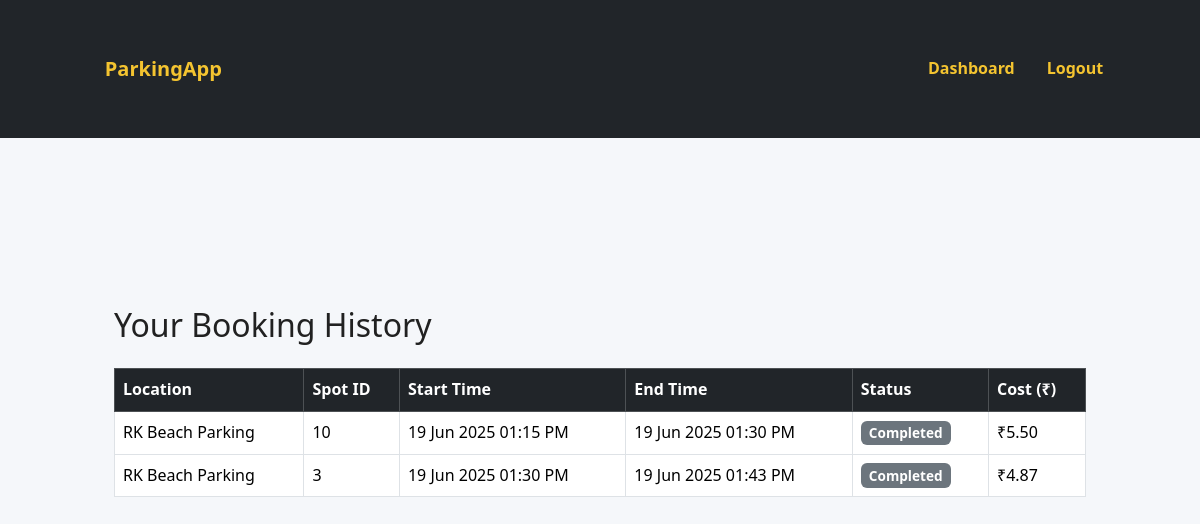
The page /user/booking_history (signed in) on the database as committed earlier.
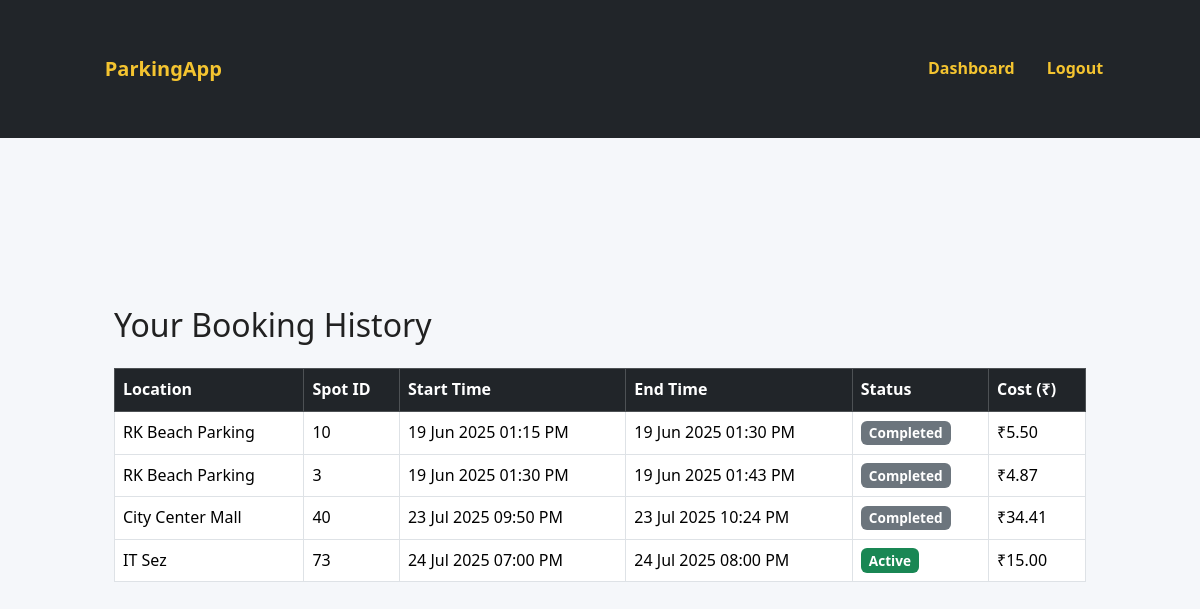
The same page on the database as committed later.
### models.py (models this page shows)
class Reservation(db.Model):
    __tablename__ = 'reservations'
    id = db.Column(db.Integer, primary_key=True)
    spot_id = db.Column(db.Integer, db.ForeignKey('parking_spots.id'), nullable=False)
    user_id = db.Column(db.Integer, db.ForeignKey('users.id'), nullable=False)
    parking_time = db.Column(db.DateTime, default=datetime.utcnow)
    leaving_time = db.Column(db.DateTime, nullable=True)
    cost = db.Column(db.Float, default=0.0)
    status = db.Column(db.String(20), default='Active')  # Active or Completed

class ParkingLot(db.Model):
    __tablename__ = 'parking_lots'
    id = db.Column(db.Integer, primary_key=True)
    location_name = db.Column(db.String(120), nullable=False)
    address = db.Column(db.Text, nullable=False)
    pin_code = db.Column(db.String(6), nullable=False)
    price_per_hour = db.Column(db.Float, nullable=False)
    max_spots = db.Column(db.Integer, nullable=False)
    status = db.Column(db.String(20), default='Active')  # Active or Inactive
    created_at = db.Column(db.DateTime, default=datetime.utcnow)
    spots = db.relationship('ParkingSpot',backref='lot',lazy=True,cascade='all, delete',passive_deletes=True)

### app.py (the view)
@app.route('/user/booking_history')
@login_required
def booking_history():
    if current_user.role != 'user':
        return "Unauthorized", 403
    user_id = int(current_user.get_id().split(':')[1])
    reservations = Reservation.query.filter_by(user_id=user_id).all()
    return render_template('booking_history.html', reservations=reservations)

### app.py (called while the page is built)
@login_manager.user_loader
def load_user(user_id):
    role, actual_id = user_id.split(':')
    if role == 'admin':
        admin = db.session.get(Admin, int(actual_id))
        if admin:
            return UnifiedUser(f"{admin.id}", 'admin')
    else:
        user = db.session.get(User, int(actual_id))
        if user:
            return UnifiedUser(f"{user.id}", 'user')
    return None

    def get_id(self):
        return f"{self.role}:{self.id}"  # Ensures it's stored as 'role:id'

### templates/booking_history.html
{% extends "base.html" %}
{% block content %}
<div class="container mt-4">
  <h2 class="mb-4">Your Booking History</h2>
  {% if reservations %}
    <table class="table table-bordered">
      <thead class="table-dark">
        <tr>
          <th>Location</th>
          <th>Spot ID</th>
          <th>Start Time</th>
          <th>End Time</th>
          <th>Status</th>
          <th>Cost (₹)</th>
        </tr>
      </thead>
      <tbody>
        {% for booking in reservations %}
        <tr>
          <td>{{ booking.spot.lot.location_name }}</td>
          <td>{{ booking.spot_id }}</td>
          <td>{{ booking.parking_time.strftime('%d %b %Y %I:%M %p') }}</td>
          <td>
            {% if booking.leaving_time %}
              {{ booking.leaving_time.strftime('%d %b %Y %I:%M %p') }}
            {% else %}
              <span class="text-warning">Still Active</span>
            {% endif %}
          </td>
          <td>
            {% if booking.status == 'Completed' %}
              <span class="badge bg-secondary">Completed</span>
            {% else %}
              <span class="badge bg-success">Active</span>
            {% endif %}
          </td>
          <td>
            {% if booking.cost is not none %}
              ₹{{ "%.2f"|format(booking.cost) }}
            {% else %}
              -
            {% endif %}
          </td>
        </tr>
        {% endfor %}
      </tbody>
    </table>
  {% else %}
    <p>No bookings found.</p>
  {% endif %}
</div>
{% endblock %}

### templates/base.html (shortened to what this page needs)
<!DOCTYPE html>
<html lang="en">
<head>
    <link href="https://cdn.jsdelivr.net/npm/bootstrap@5.3.2/dist/css/bootstrap.min.css" rel="stylesheet">
    <link rel="stylesheet" href="{{ url_for('static', filename='css/styles.css') }}">
</head>
<body>
<nav class="navbar navbar-expand-lg navbar-dark bg-dark">
    <div class="container">
        <a class="navbar-brand" href="{{ url_for('home') }}">ParkingApp</a>
        <div class="collapse navbar-collapse" id="navbarNav">
            <ul class="navbar-nav ms-auto">
                {% if current_user.is_authenticated %}
                    {% if current_user.role == 'admin' %}
                        <li class="nav-item"><a class="nav-link" href="{{ url_for('admin_dashboard') }}">Admin Dashboard</a></li>
                    {% else %}
                        <li class="nav-item"><a class="nav-link" href="{{ url_for('user_dashboard') }}">Dashboard</a></li>
                    {% endif %}
                    <li class="nav-item"><a class="nav-link" href="{{ url_for('logout') }}">Logout</a></li>
                {% else %}
                    <li class="nav-item"><a class="nav-link" href="{{ url_for('login') }}">Login</a></li>
                    <li class="nav-item"><a class="nav-link" href="{{ url_for('register') }}">Register</a></li>
                {% endif %}
            </ul>
        </div>
    </div>
</nav>
    <div class="container mt-3">
    </div>
    <div class="container">
        {% block content %}{% endblock %}
    </div>
</body>
</html>

### static/css/styles.css (style rules this page uses)
* { margin: 0; padding: 0; box-sizing: border-box; }
body { font-family: 'Segoe UI', Tahoma, Geneva, Verdana, sans-serif; background-color: #F5F7FA; color: #212121; line-height: 1.6; }
.navbar { background-color: #2E3A59; padding: 1rem 2rem; color: white; display: flex; justify-content: space-between; align-items: center; }
.navbar a { color: #F4C430; margin-left: 1rem; text-decoration: none; font-weight: bold; }
.container { width: 90%; max-width: 1200px; margin: auto; padding: 2rem 0; }
.badge { font-size: 0.85rem; padding: 0.4em 0.6em; }

Rows that differ between the two databases and show on the page:
added Reservation: spot.lot.location_name "City Center Mall", spot_id "40", parking_time "23 Jul 2025 09:50 PM", leaving_time "23 Jul 2025 10:24 PM", status "Completed", cost "34.41"
added Reservation: spot.lot.location_name "IT Sez", spot_id "73", parking_time "24 Jul 2025 07:00 PM", leaving_time "24 Jul 2025 08:00 PM", status "Active", cost "15.00"
